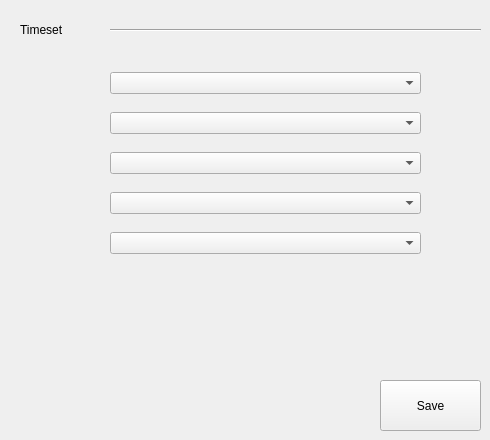
   <widget class="QWidget" name="timePage">
    <widget class="QWidget" name="verticalLayoutWidget_2">
     <property name="geometry">
      <rect>
       <x>110</x>
       <y>60</y>
       <width>311</width>
       <height>211</height>
      </rect>
     </property>
     <layout class="QVBoxLayout" name="verticalLayout_3">
      <item>
       <widget class="QComboBox" name="yearCombox"/>
      </item>
      <item>
       <widget class="QComboBox" name="monthCombox"/>
      </item>
      <item>
       <widget class="QComboBox" name="dayCombox"/>
      </item>
      <item>
       <widget class="QComboBox" name="hourCombox"/>
      </item>
      <item>
       <widget class="QComboBox" name="minuteCombox"/>
      </item>
     </layout>
    </widget>
    <widget class="QPushButton" name="saveTimeButton">
     <property name="geometry">
      <rect>
       <x>380</x>
       <y>380</y>
       <width>101</width>
       <height>51</height>
      </rect>
     </property>
     <property name="focusPolicy">
      <enum>Qt::NoFocus</enum>
     </property>
     <property name="text">
      <string>Save</string>
     </property>
     <property name="icon">
      <iconset resource="../controller.qrc">
       <normaloff>:/images/btn_save.png</normaloff>:/images/btn_save.png</iconset>
     </property>
     <property name="iconSize">
      <size>
       <width>32</width>
       <height>32</height>
      </size>
     </property>
    </widget>
    <widget class="QLabel" name="voiceLabel_2">
     <property name="geometry">
      <rect>
       <x>20</x>
       <y>20</y>
       <width>81</width>
       <height>20</height>
      </rect>
     </property>
     <property name="text">
      <string>Timeset</string>
     </property>
    </widget>
    <widget class="Line" name="line_5">
     <property name="geometry">
      <rect>
       <x>110</x>
       <y>20</y>
       <width>371</width>
       <height>20</height>
      </rect>
     </property>
     <property name="orientation">
      <enum>Qt::Horizontal</enum>
     </property>
    </widget>
   </widget>
